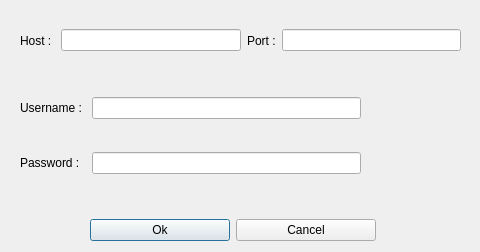
<?xml version="1.0" encoding="UTF-8"?>
<ui version="4.0">
 <class>ProxyDialog</class>
 <widget class="QDialog" name="ProxyDialog">
  <property name="geometry">
   <rect>
    <x>0</x>
    <y>0</y>
    <width>480</width>
    <height>252</height>
   </rect>
  </property>
  <property name="windowTitle">
   <string>Proxy Configuration</string>
  </property>
  <widget class="QWidget" name="horizontalLayoutWidget">
   <property name="geometry">
    <rect>
     <x>20</x>
     <y>20</y>
     <width>441</width>
     <height>41</height>
    </rect>
   </property>
   <layout class="QHBoxLayout" name="horizontalLayout">
    <item>
     <widget class="QLabel" name="labelHost">
      <property name="text">
       <string>Host : </string>
      </property>
     </widget>
    </item>
    <item>
     <widget class="QLineEdit" name="host"/>
    </item>
    <item>
     <widget class="QLabel" name="labelPort">
      <property name="text">
       <string>Port :</string>
      </property>
     </widget>
    </item>
    <item>
     <widget class="QLineEdit" name="port"/>
    </item>
   </layout>
  </widget>
  <widget class="QWidget" name="horizontalLayoutWidget_2">
   <property name="geometry">
    <rect>
     <x>90</x>
     <y>210</y>
     <width>286</width>
     <height>41</height>
    </rect>
   </property>
   <layout class="QHBoxLayout" name="horizontalLayout_2">
    <item>
     <widget class="QPushButton" name="okButton">
      <property name="text">
       <string>Ok</string>
      </property>
     </widget>
    </item>
    <item>
     <widget class="QPushButton" name="cancelButton">
      <property name="text">
       <string>Cancel</string>
      </property>
     </widget>
    </item>
   </layout>
  </widget>
  <widget class="QWidget" name="gridLayoutWidget">
   <property name="geometry">
    <rect>
     <x>20</x>
     <y>70</y>
     <width>341</width>
     <height>131</height>
    </rect>
   </property>
   <layout class="QGridLayout" name="gridLayout">
    <item row="1" column="0">
     <widget class="QLabel" name="labelUsername">
      <property name="text">
       <string>Username : </string>
      </property>
     </widget>
    </item>
    <item row="2" column="0">
     <widget class="QLabel" name="labelPassword">
      <property name="text">
       <string>Password :</string>
      </property>
     </widget>
    </item>
    <item row="1" column="1">
     <widget class="QLineEdit" name="username"/>
    </item>
    <item row="2" column="1">
     <widget class="QLineEdit" name="password">
      <property name="echoMode">
       <enum>QLineEdit::Password</enum>
      </property>
     </widget>
    </item>
   </layout>
  </widget>
 </widget>
 <resources/>
 <connections/>
</ui>
